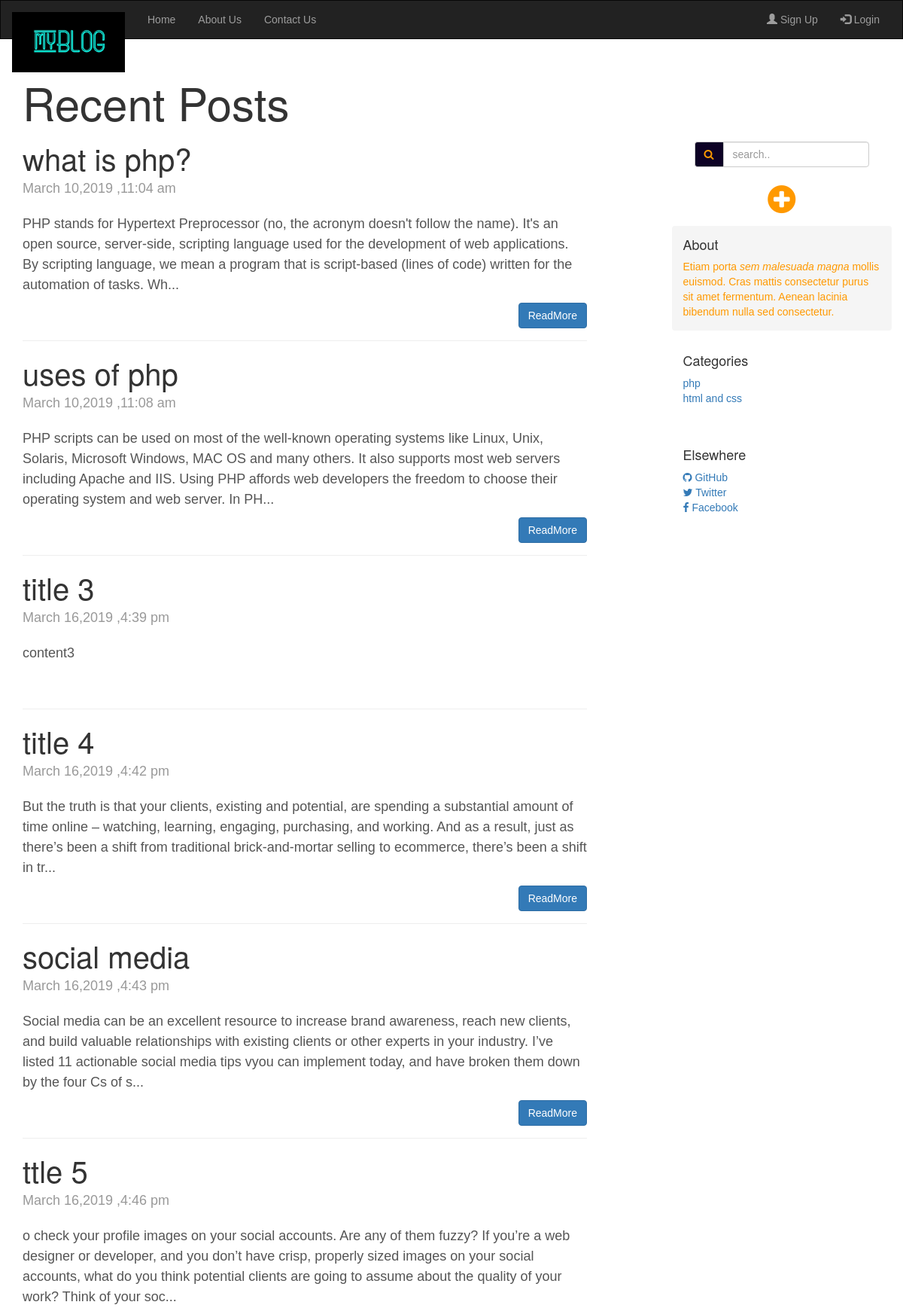
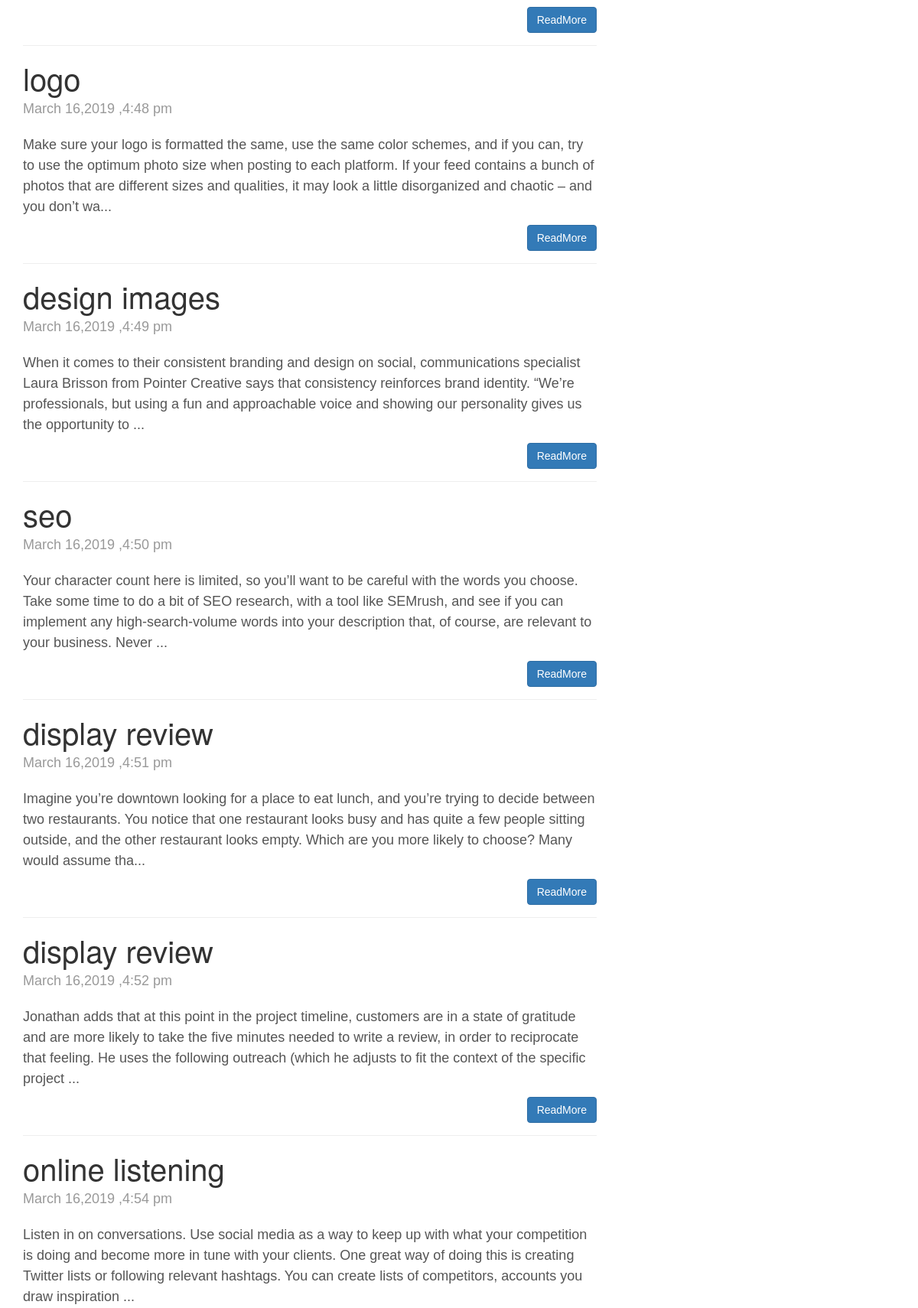
The page /pages/author.php?id=1 (upper part) on the database its author committed (2 pictures, top to bottom).
### tables this page shows
CREATE TABLE `posts` (
  `id` int(11) NOT NULL,
  `cat_id` int(11) NOT NULL,
  `title` text NOT NULL,
  `content` text NOT NULL,
  `author` varchar(255) NOT NULL,
  `tags` text NOT NULL,
  `date` timestamp NOT NULL DEFAULT current_timestamp()
);

CREATE TABLE `category` (
  `id` int(11) NOT NULL,
  `title` text NOT NULL
);

### lib/db.php (called while the page is built, shortened)
<?php
	class database{
		private $dbh = dbh;
		private $dbu = dbu;
		private $dbp = dbp;
		private $data = data;
		private $link;
		private function connect(){
			$this->link = new mysqli($this->dbh,$this->dbu,$this->dbp,$this->data);
		}
		public function select($query){
			$result = $this->link->query($query);
			if($result->num_rows > 0){
				return $result;
			}
			else{
				return false;
			}
		}
	}
?>

### lib/functions.php (called while the page is built)
<?php
	function formatDate($date){
		return date('F j,Y ,g:i a',strtotime($date));
	}
?>

### pages/project.php (called while the page is built)
<?php
$loc = "../";
?>

### pages/author.php (the view, shortened to what this page needs)
<?php include_once "project.php" ?>
<?php
	include_once "../lib/db.php";
	include_once "../lib/functions.php";
	$db = new database();
	if(isset($_GET["id"])){
		$id = $_GET["id"];
		$query = "select * from posts where author ='$id'";
		$posts = $db->select($query);
	}
?>
<?php include_once "../includes/nav.php"?>
    <div class="container">
      <div class="blog-header">
        <h1 class="blog-title">Recent Posts</h1>
      </div>
      <div class="row">
        <div class="col-sm-8 blog-main">
					<?php
					if($posts == true){
					while($row = $posts->fetch_array()):
						$pid = $row["id"];
					?>
						<div class='blog-post'>
							<h2 class='blog-post-title'><?php echo $row['title']; ?></h2>
							<p class='blog-post-meta'><?php echo formatDate($row["date"]); ?></p>
							<p><?php echo substr($row["content"],0,300); if(strlen($row["content"]) > 300) echo("...");?></p>
							<?php
							if(strlen($row["content"]) > 300):
							echo("<a href ='".$loc."single.php?id=".$pid."' class='readmore btn btn-primary' style='float:right'>ReadMore</a>");
							?>
							<?php endif;
							?>
						</div>
						<hr />
					<?php
					endwhile;
					?>
					<?php
						}
					else{
						echo("<div class = 'alert alert-warning'>Sorry,no posts found ...</div>");
					}
					?>
        </div>
	<?php include_once "../includes/footer.php" ?>

### includes/footer.php (shortened to what this page needs)
<?php
	$db = new database();
	$query = "select * from category";
	$cat = $db->select($query);
?>
        <div class="col-sm-3 col-sm-offset-1 blog-sidebar">
			<div class="container-fluid">
			<form action ="index.php" method="get">
				<div class="sbar input-group pull-right">
					<span class="sicon input-group-addon bg-blu" style="color:#ff9900"><i class='fa fa-search'></i></span>
					<input type="text" class="sinput form-control" id="search" name="search" placeholder="search..">
				</div>
			</form>
			</div>
			<br />
			<center><h1><big>
				<?php echo("<a href='".$loc."posts/add.php'><i class ='fa fa-plus-circle' style='color:#ff9900;'></i></a>");?>
			</big></h1></center>
          <div class="sidebar-module sidebar-module-inset txt-yellow">
            <h4>About</h4>
            <p>Etiam porta <em>sem malesuada magna</em> mollis euismod. Cras mattis consectetur purus sit amet fermentum. Aenean lacinia bibendum nulla sed consectetur.</p>
          </div>
          <div class="sidebar-module">
            <h4>Categories</h4>
            <ol class="list-unstyled">
			<?php while($row = $cat->fetch_array()):?>
              <li><a href="category.php?id=<?php echo($row['id']); ?>"><?php echo($row["title"]); ?></a></li>
            <?php endwhile;?>
            </ol>
          </div>
          <div class="sidebar-module">
            <h4>Elsewhere</h4>
            <ol class="list-unstyled">
              <li><a href="#"><i class="fa fa-github"></i> GitHub</a></li>
              <li><a href="#"><i class="fa fa-twitter"></i> Twitter</a></li>
              <li><a href="#"><i class = "fa fa-facebook"></i> Facebook</a></li>
            </ol>
          </div>
        </div>
      </div>
    </div>
    </body>
</html>

### css/main.css (style rules this page uses)
body { font-family: Georgia, "Times New Roman", Times, serif; color: #555; }
h1, .h1, h2, .h2, h3, .h3, h4, .h4, h5, .h5, h6, .h6 { margin-top: 0; font-family: "Helvetica Neue", Helvetica, Arial, sans-serif; font-weight: 400; color: #333; }
.bg-blu { background:#0D0225; }
.txt-yellow { color:#ff9900; }
.sinput { width: 10px; -webkit-transition: width 0.4s ease-in-out; transition: width 0.4s ease-in-out; }
.blog-header { padding-top: 20px; padding-bottom: 20px; }
.blog-title { margin-top: 30px; margin-bottom: 0; font-size: 60px; font-weight: 400; }
.blog-main { font-size: 18px; line-height: 1.5; }
.sidebar-module { padding: 15px; margin: 0 -15px 15px; }
.sidebar-module-inset { padding: 15px; background-color: #f5f5f5; border-radius: 4px; }
.sidebar-module-inset p:last-child, .sidebar-module-inset ul:last-child, .sidebar-module-inset ol:last-child { margin-bottom: 0; }
.blog-post { margin-bottom: 60px; }
.blog-post-title { margin-bottom: 5px; font-size: 40px; }
.blog-post-meta { margin-bottom: 20px; color: #999; }

### css/log.css (style rules this page uses)
* { margin: 0; padding: 0; font-family: sans-serif; }

### css/add.css (style rules this page uses)
.bg-blu { background:#0D0225; }
.txt-yellow { color:#ff9900; }

### rows shown on the page
posts: title "what is php?", date "March 10,2019 ,11:04 am", content "PHP stands for Hypertext Preprocessor (no, the acronym doesn't follow the name). It's an open source, server-side, scripting language used for the development of web applications. By scripting language, we mean a program that is script-based (lines of code) written for the automation of tasks. Wh"
posts: title "uses of php", date "March 10,2019 ,11:08 am", content "PHP scripts can be used on most of the well-known operating systems like Linux, Unix, Solaris, Microsoft Windows, MAC OS and many others. It also supports most web servers including Apache and IIS. Using PHP affords web developers the freedom to choose their operating system and web server. In PH"
posts: title "title 3", date "March 16,2019 ,4:39 pm", content "content3"
posts: title "title 4", date "March 16,2019 ,4:42 pm", content "But the truth is that your clients, existing and potential, are spending a substantial amount of time online – watching, learning, engaging, purchasing, and working. And as a result, just as there’s been a shift from traditional brick-and-mortar selling to ecommerce, there’s been a shift in tr"
posts: title "social media", date "March 16,2019 ,4:43 pm", content "Social media can be an excellent resource to increase brand awareness, reach new clients, and build valuable relationships with existing clients or other experts in your industry. I’ve listed 11 actionable social media tips vyou can implement today, and have broken them down by the four Cs of s"
posts: title "ttle 5", date "March 16,2019 ,4:46 pm", content "o check your profile images on your social accounts. Are any of them fuzzy? If you’re a web designer or developer, and you don’t have crisp, properly sized images on your social accounts, what do you think potential clients are going to assume about the quality of your work? Think of your soc"
posts: title "logo", date "March 16,2019 ,4:48 pm", content "Make sure your logo is formatted the same, use the same color schemes, and if you can, try to use the optimum photo size when posting to each platform. If your feed contains a bunch of photos that are different sizes and qualities, it may look a little disorganized and chaotic – and you don’t wa"
posts: title "design images", date "March 16,2019 ,4:49 pm", content "When it comes to their consistent branding and design on social, communications specialist Laura Brisson from Pointer Creative says that consistency reinforces brand identity. “We’re professionals, but using a fun and approachable voice and showing our personality gives us the opportunity to"
posts: title "seo", date "March 16,2019 ,4:50 pm", content "Your character count here is limited, so you’ll want to be careful with the words you choose. Take some time to do a bit of SEO research, with a tool like SEMrush, and see if you can implement any high-search-volume words into your description that, of course, are relevant to your business. Never"
posts: title "display review", date "March 16,2019 ,4:51 pm", content "Imagine you’re downtown looking for a place to eat lunch, and you’re trying to decide between two restaurants. You notice that one restaurant looks busy and has quite a few people sitting outside, and the other restaurant looks empty. Which are you more likely to choose? Many would assume tha"
posts: title "display review", date "March 16,2019 ,4:52 pm", content "Jonathan adds that at this point in the project timeline, customers are in a state of gratitude and are more likely to take the five minutes needed to write a review, in order to reciprocate that feeling. He uses the following outreach (which he adjusts to fit the context of the specific project"
posts: title "online listening", date "March 16,2019 ,4:54 pm", content "Listen in on conversations. Use social media as a way to keep up with what your competition is doing and become more in tune with your clients. One great way of doing this is creating Twitter lists or following relevant hashtags. You can create lists of competitors, accounts you draw inspiration"
category: title "php"
category: title "html and css"
